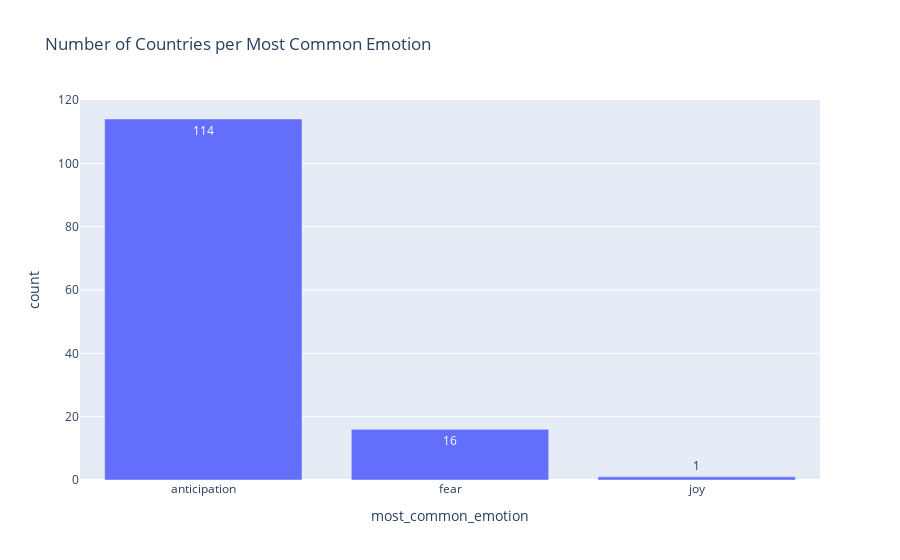

This figure's notebook cell:
### Code cell
emotion_counts = region_emotions['most_common_emotion'].value_counts().reset_index()
emotion_counts.columns = ['most_common_emotion', 'count']
fig = px.bar(emotion_counts, x='most_common_emotion', y='count', 
             text='count', title='Number of Countries per Most Common Emotion')
fig.show()

### Figure 1 — Plotly figure (JSON) as saved in the notebook; plotly's stock layout.template omitted (floating-point values rounded to 4 significant figures)
{"data": [{"alignmentgroup": "True", "hovertemplate": "most_common_emotion=%{x}<br>count=%{text}<extra></extra>", "legendgroup": "", "marker": {"color": "#636efa", "pattern": {"shape": ""}}, "name": "", "offsetgroup": "", "orientation": "v", "showlegend": false, "text": [114, 16, 1], "textposition": "auto", "type": "bar", "x": ["anticipation", "fear", "joy"], "xaxis": "x", "y": [114, 16, 1], "yaxis": "y"}], "layout": {"barmode": "relative", "legend": {"tracegroupgap": 0}, "title": {"text": "Number of Countries per Most Common Emotion"}, "xaxis": {"anchor": "y", "domain": [0, 1], "title": {"text": "most_common_emotion"}}, "yaxis": {"anchor": "x", "domain": [0, 1], "title": {"text": "count"}}}}
